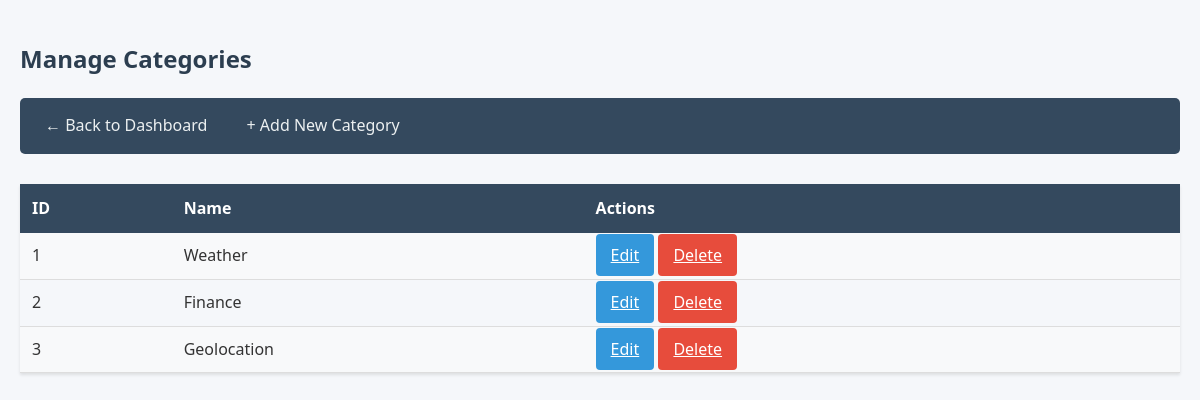
The app's page /admin/categories/index.php, older data.
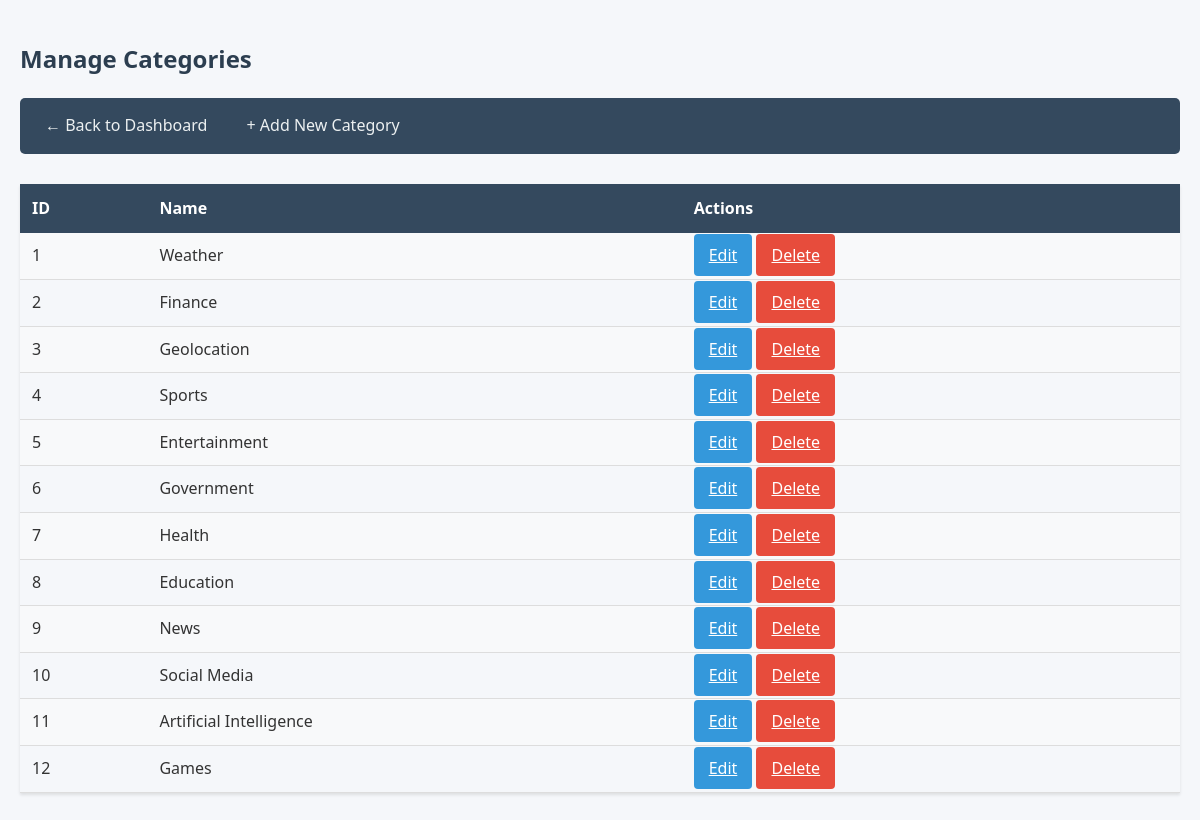
The same page, newer data.
### tables this page shows
CREATE TABLE IF NOT EXISTS categories (
    id INT AUTO_INCREMENT PRIMARY KEY,
    name VARCHAR(100) NOT NULL
);

### admin/categories/index.php (the view, shortened to what this page needs)
<?php
require_once('../../config/db.php');
$stmt = $pdo->query("SELECT * FROM categories ORDER BY id ASC");
$categories = $stmt->fetchAll();
?>
<!DOCTYPE html>
<html>
<head>
    <link rel="stylesheet" href="../assets/style.css">
</head>
<body>
    <h2>Manage Categories</h2>
    <nav>
        <a href="../dashboard.php">← Back to Dashboard</a>
        <a href="add.php">+ Add New Category</a>
    </nav>
    <?php if (count($categories) > 0): ?>
        <table>
            <tr>
                <th>ID</th>
                <th>Name</th>
                <th>Actions</th>
            </tr>
            <?php foreach ($categories as $cat): ?>
            <tr>
                <td><?= $cat['id'] ?></td>
                <td><?= htmlspecialchars($cat['name']) ?></td>
                <td>
                    <a href="edit.php?id=<?= $cat['id'] ?>" class="btn">Edit</a>
                    <a href="delete.php?id=<?= $cat['id'] ?>" onclick="return confirm('Are you sure?')" class="btn" style="background: #e74c3c;">Delete</a>
                </td>
            </tr>
            <?php endforeach; ?>
        </table>
    <?php else: ?>
        <p>No categories found. <a href="add.php">Add your first category</a></p>
    <?php endif; ?>
</body>
</html>

### admin/assets/style.css (style rules this page uses)
body { font-family: 'Segoe UI', Tahoma, Geneva, Verdana, sans-serif; margin: 0; padding: 20px; background: #f5f7fa; color: #333; line-height: 1.6; }
h1, h2, h3 { color: #2c3e50; margin-bottom: 20px; }
nav { background: #34495e; padding: 15px; margin-bottom: 30px; border-radius: 5px; }
nav a { color: #ecf0f1; text-decoration: none; margin-right: 15px; padding: 5px 10px; border-radius: 3px; transition: background 0.3s; }
table { width: 100%; border-collapse: collapse; margin: 20px 0; box-shadow: 0 2px 3px rgba(0,0,0,0.1); }
table th { background: #34495e; color: white; padding: 12px; text-align: left; }
table td { padding: 10px 12px; border-bottom: 1px solid #ddd; }
table tr:nth-child(even) { background: #f8f9fa; }
button, .btn { background: #3498db; color: white; border: none; padding: 10px 15px; border-radius: 4px; cursor: pointer; font-size: 16px; transition: background 0.3s; }

Row changes from the older to the newer data that the page shows:
added categories: id "4", name "Sports"
added categories: id "5", name "Entertainment"
added categories: id "6", name "Government"
added categories: id "7", name "Health"
added categories: id "8", name "Education"
added categories: id "9", name "News"
added categories: id "10", name "Social Media"
added categories: id "11", name "Artificial Intelligence"
added categories: id "12", name "Games"
